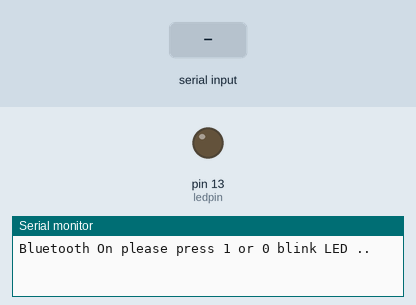
Bench run of a sketch on a simulated Arduino Uno, built with avr-gcc and run on an emulated ATmega328P. Parts: output pins drawn as LEDs (lit = HIGH), the last lines printed to the serial monitor. The test bench sets the inputs (shaded band).

Above: at 1.2 s.
1.3 s: "1" received over Serial
At 2.5 s:
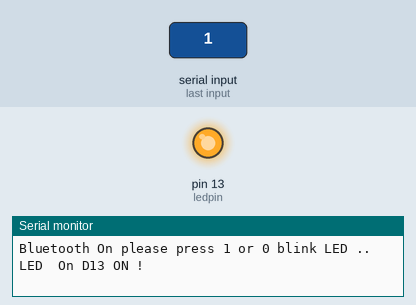
2.8 s: "0" received over Serial
At 3.7 s:
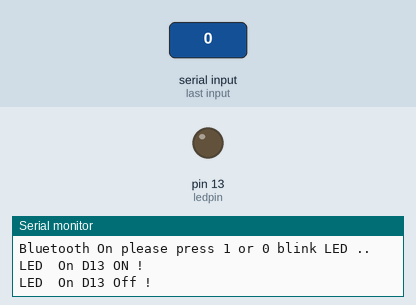
Timing chart, 0 to 5.8 s (numbered marks = the images above; inputs shaded):
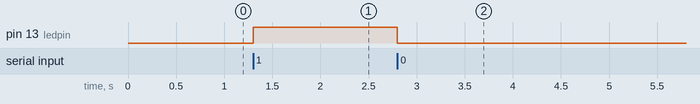

Measured:
- after the input at 1.3 s, pin 13 (ledpin): LOW → HIGH at once
- after the input at 2.8 s, pin 13 (ledpin): HIGH → LOW at once

The sketch:

testing-hc05.ino
```cpp
// This program shown how to control arduino from PC Via Bluetooth
// Connect ...
// arduino>>bluetooth
// D11   >>>  Rx
// D10   >>>  Tx
//Written By Mohannad Rawashdeh
//for http://www.genotronex.com/

// you will need arduino 1.0.1 or higher to run this sketch

//#include <SoftwareSerial.h>// import the serial library

//SoftwareSerial Genotronex(0, 1); // RX, TX
int ledpin = 13; // led on D13 will show blink on / off
int BluetoothData; // the data given from Computer

void setup() {
  // put your setup code here, to run once:
  Serial.begin(57600);
  Serial.println("Bluetooth On please press 1 or 0 blink LED ..");
  pinMode(ledpin, OUTPUT);
}

void loop() {
//  Genotronex.println("Hey");
  // put your main code here, to run repeatedly:
  if (Serial.available()) {
    BluetoothData = Serial.read();
    if (BluetoothData == '1') { // if number 1 pressed ....
      digitalWrite(ledpin, 1);
      Serial.println("LED  On D13 ON ! ");
    }
    if (BluetoothData == '0') { // if number 0 pressed ....
      digitalWrite(ledpin, 0);
      Serial.println("LED  On D13 Off ! ");
    }
  }
}
```
